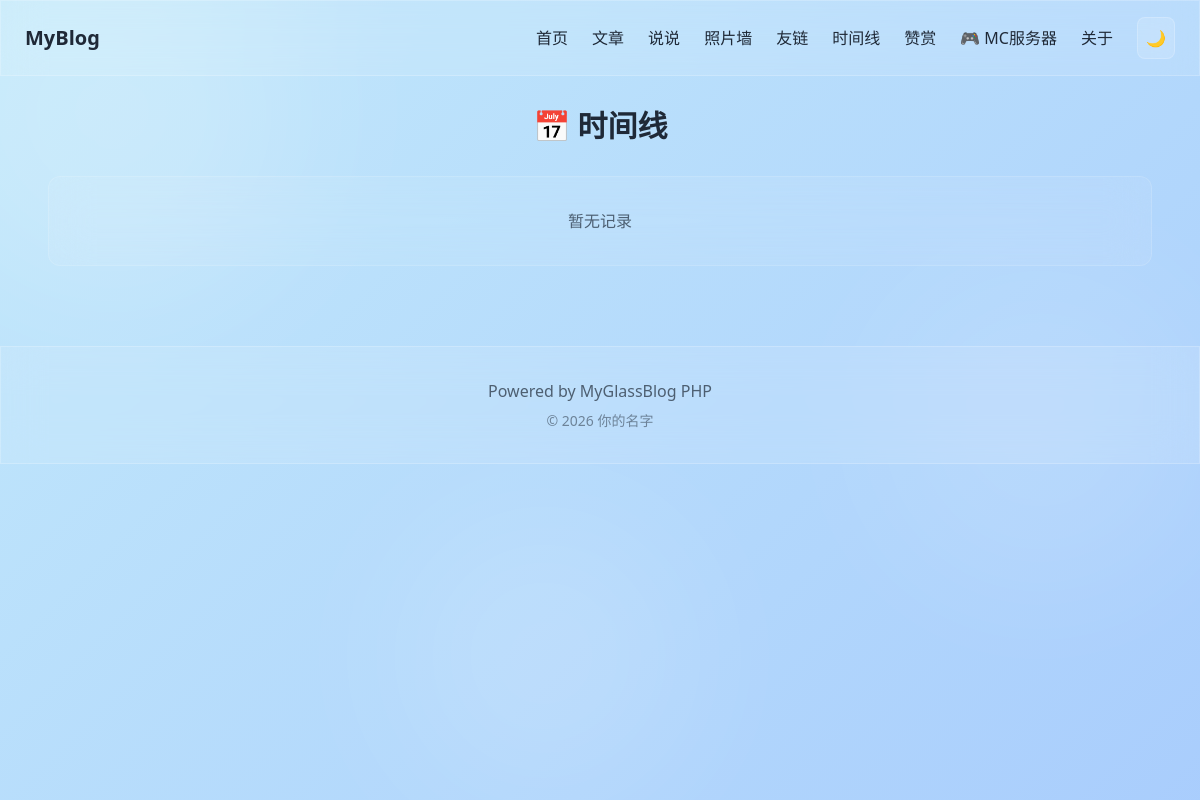
The page /timeline.php on the database as committed earlier.
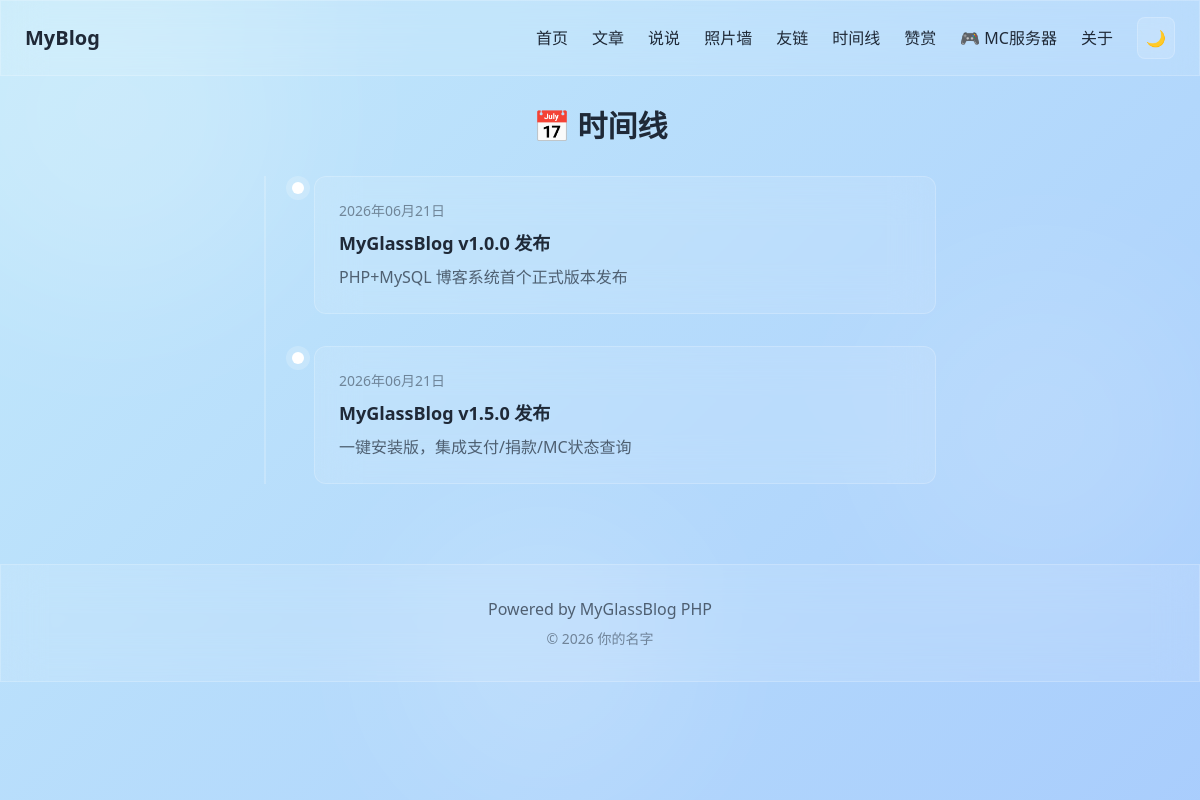
The same page on the database as committed later.
### tables this page shows
CREATE TABLE `timeline` (
  `id` int(11) UNSIGNED NOT NULL AUTO_INCREMENT,
  `title` varchar(100) NOT NULL DEFAULT '' COMMENT '标题',
  `content` text COMMENT '内容',
  `event_date` date NOT NULL COMMENT '事件日期',
  `icon` varchar(50) NOT NULL DEFAULT '' COMMENT '图标类名',
  `sort_order` int(11) NOT NULL DEFAULT 0 COMMENT '排序',
  `status` tinyint(1) NOT NULL DEFAULT 1 COMMENT '状态',
  `created_at` timestamp NOT NULL DEFAULT CURRENT_TIMESTAMP,
  PRIMARY KEY (`id`),
  KEY `idx_date` (`event_date`),
  KEY `idx_sort` (`sort_order`)
);

### config.php (called while the page is built)
<?php
return [
    'db_host' => 'localhost',
    'db_port' => 3306,
    'db_name' => 'myglassblog',
    'db_user' => 'root',
    'db_pass' => '',
    'db_charset' => 'utf8mb4',
    'site_url' => '',
    'upload_dir' => 'uploads',
    'debug' => false,
    'posts_per_page' => 10,
    'chatters_per_page' => 20,
    'photos_per_page' => 30,
];

### includes/functions.php (called while the page is built, shortened)
<?php
require_once __DIR__ . '/Database.php';
require_once __DIR__ . '/Settings.php';
require_once __DIR__ . '/Timeline.php';
function site_url($path = '') {
    $config = require __DIR__ . '/../config.php';
    $baseUrl = $config['site_url'];
    if (empty($baseUrl)) {
        $protocol = isset($_SERVER['HTTPS']) && $_SERVER['HTTPS'] === 'on' ? 'https' : 'http';
        $baseUrl = $protocol . '://' . $_SERVER['HTTP_HOST'];
    }
    return rtrim($baseUrl, '/') . '/' . ltrim($path, '/');
}
function site_config() {
    static $settings = null;
    if ($settings === null) {
        $settings = new Settings();
    }
    return $settings;
}
function format_time($datetime, $format = 'Y-m-d H:i') {
    return date($format, strtotime($datetime));
}
function e($text) {
    return htmlspecialchars($text, ENT_QUOTES, 'UTF-8');
}

### includes/Database.php (called while the page is built, shortened)
<?php
class Database {
    private static $instance = null;
    private $pdo;
    private function __construct() {
        $config = require __DIR__ . '/config.php';
        $dsn = sprintf(
            'mysql:host=%s;port=%d;dbname=%s;charset=%s',
            $config['db_host'],
            $config['db_port'],
            $config['db_name'],
            $config['db_charset']
        );
        $options = [
            PDO::ATTR_ERRMODE => PDO::ERRMODE_EXCEPTION,
            PDO::ATTR_DEFAULT_FETCH_MODE => PDO::FETCH_ASSOC,
            PDO::ATTR_EMULATE_PREPARES => false,
        ];
        try {
            $this->pdo = new PDO($dsn, $config['db_user'], $config['db_pass'], $options);
        } catch (PDOException $e) {
            if ($config['debug']) {
                die('数据库连接失败: ' . $e->getMessage());
            }
            die('数据库连接失败，请检查配置文件');
        }
    }
    public static function getInstance() {
        if (self::$instance === null) {
            self::$instance = new self();
        }
        return self::$instance;
    }
    public function query($sql, $params = []) {
        $stmt = $this->pdo->prepare($sql);
        $stmt->execute($params);
        return $stmt->fetchAll();
    }
}

### includes/Settings.php (called while the page is built, shortened)
<?php
class Settings {
    private $db;
    private $cache = [];
    public function __construct() {
        $this->db = Database::getInstance();
        $this->loadAll();
    }
    private function loadAll() {
        $rows = $this->db->query("SELECT site_key, site_value FROM settings");
        foreach ($rows as $row) {
            $this->cache[$row['site_key']] = $row['site_value'];
        }
    }
    public function get($key, $default = '') {
        return $this->cache[$key] ?? $default;
    }
}

### includes/Timeline.php (called while the page is built, shortened)
<?php
class Timeline {
    private $db;
    public function __construct() {
        $this->db = Database::getInstance();
    }
    public function getList($status = 1) {
        return $this->db->query("SELECT * FROM timeline WHERE status = ? ORDER BY event_date DESC, sort_order ASC", [$status]);
    }
}

### timeline.php (the view)
<?php
require_once __DIR__ . '/includes/functions.php';
$settings = site_config();
$timelineModel = new Timeline();
$events = $timelineModel->getList();
require_once __DIR__ . '/templates/header.php';
?>
<h1 class="text-3xl font-bold mb-8 text-center">📅 时间线</h1>
<?php if (empty($events)): ?>
    <div class="glass rounded-xl p-8 text-center opacity-70">
        暂无记录
    </div>
<?php else: ?>
    <div class="max-w-2xl mx-auto">
        <div class="relative pl-8 border-l-2 border-white/20">
            <?php foreach ($events as $event): ?>
                <div class="relative mb-8 last:mb-0">
                    <div class="absolute -left-3 w-6 h-6 rounded-full bg-white/20 flex items-center justify-center">
                        <span class="w-3 h-3 rounded-full bg-white"></span>
                    </div>
                    <div class="glass rounded-xl p-6 ml-4">
                        <div class="text-sm opacity-50 mb-2">
                            <?= format_time($event['event_date'], 'Y年m月d日') ?>
                        </div>
                        <h3 class="font-bold text-lg mb-2"><?= e($event['title']) ?></h3>
                        <?php if ($event['content']): ?>
                            <p class="opacity-70"><?= e($event['content']) ?></p>
                        <?php endif; ?>
                    </div>
                </div>
            <?php endforeach; ?>
        </div>
    </div>
<?php endif; ?>
<?php require_once __DIR__ . '/templates/footer.php'; ?>

### templates/header.php (shortened to what this page needs)
<?php
require_once __DIR__ . '/../includes/functions.php';
$settings = site_config();
?>
<!DOCTYPE html>
<html lang="zh-CN">
<head>
    <script src="https://cdn.tailwindcss.com"></script>
</head>
<body class="min-h-screen gradient-bg text-gray-800 dark:text-gray-100 transition-colors duration-300">
    <div class="fixed inset-0 overflow-hidden pointer-events-none z-0">
        <div class="glow-orb w-96 h-96 bg-white/30 dark:bg-white/10 -top-20 -left-20" style="animation-delay: 0s;"></div>
        <div class="glow-orb w-80 h-80 bg-white/20 dark:bg-white/5 top-1/3 right-0" style="animation-delay: 2s;"></div>
        <div class="glow-orb w-72 h-72 bg-white/25 dark:bg-white/10 bottom-0 left-1/3" style="animation-delay: 4s;"></div>
    </div>
    <nav class="glass sticky top-0 z-50 px-6 py-4">
        <div class="max-w-6xl mx-auto flex items-center justify-between">
            <a href="<?= site_url() ?>" class="text-xl font-bold hover:opacity-80 transition-opacity">
                <?= e($settings->get('nav_title', 'MyBlog')) ?>
            </a>
            <div class="flex items-center gap-6">
                <a href="<?= site_url() ?>" class="hover:opacity-80 transition-opacity">首页</a>
                <a href="<?= site_url('posts.php') ?>" class="hover:opacity-80 transition-opacity">文章</a>
                <a href="<?= site_url('chatter.php') ?>" class="hover:opacity-80 transition-opacity">说说</a>
                <a href="<?= site_url('photowall.php') ?>" class="hover:opacity-80 transition-opacity">照片墙</a>
                <a href="<?= site_url('friends.php') ?>" class="hover:opacity-80 transition-opacity">友链</a>
                <a href="<?= site_url('timeline.php') ?>" class="hover:opacity-80 transition-opacity">时间线</a>
                <a href="<?= site_url('donate.php') ?>" class="hover:opacity-80 transition-opacity">赞赏</a>
                <a href="<?= site_url('mcs.php') ?>" class="hover:opacity-80 transition-opacity">🎮 MC服务器</a>
                <a href="<?= site_url('about.php') ?>" class="hover:opacity-80 transition-opacity">关于</a>
                <button onclick="toggleDarkMode()" class="dark-toggle p-2 rounded-lg glass hover:bg-white/20 transition-colors" title="切换主题">
                    <span id="darkIcon">🌙</span>
                </button>
            </div>
        </div>
    </nav>
    <main class="relative z-10 max-w-6xl mx-auto px-6 py-8">

### templates/footer.php (shortened to what this page needs)
    </main>
    <footer class="glass mt-12 px-6 py-8 text-center">
        <p class="opacity-70">
            <?= e($settings->get('footer_text', 'Powered by MyGlassBlog PHP')) ?>
        </p>
        <p class="mt-2 opacity-50 text-sm">
            © <?= date('Y') ?> <?= e($settings->get('site_author')) ?>
        </p>
    </footer>
</body>
</html>

Rows that differ between the two databases and show on the page:
added timeline: event_date "2026年06月21日", title "MyGlassBlog v1.0.0 发布", content "PHP+MySQL 博客系统首个正式版本发布"
added timeline: event_date "2026年06月21日", title "MyGlassBlog v1.5.0 发布", content "一键安装版，集成支付/捐款/MC状态查询"
Other text that changed with them:
text no longer shown: "暂无记录"
